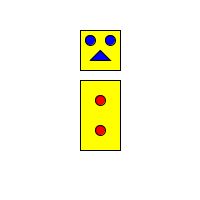
Frame 1 (no input)
Frame 60 (the mouse pressed at the canvas centre just before this capture): identical to frame 1, image omitted
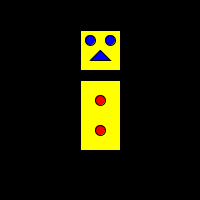
Frame 120 (the mouse held since frame 60 and released just before this capture)

The Processing sketch that drew these frames (run headless with seeded random() and noise(); from frame 60 on, the mouse is pressed at the canvas centre):

// Processing sketch: processing_89820
// ── processing_89820.pde

void setup()
{
 size(200,200);
}
void draw()
{
 if(mouseX<100)
 {
   background(255);
 }
 else
 {
   background(0);
 }
fill(255,255,0);
rect(80,30,40,40);
rect(80,80,40,70);
fill(0,0,255);
ellipse(90,40,10,10);
ellipse(110,40,10,10);
triangle(100,50,90,60,110,60);
fill(255,0,0);
ellipse(100,100,10,10);
ellipse(100,130,10,10);
}
